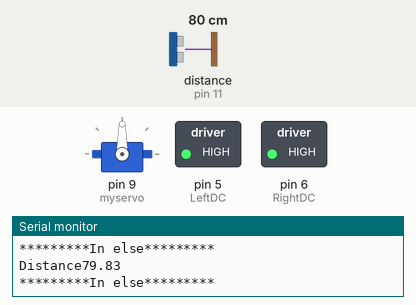
Bench run of a sketch on a simulated Arduino Uno, built with avr-gcc and run on an emulated ATmega328P. On the bench: servo, switched loads named in the sketch (green lamp = pin HIGH), the last lines printed to the serial monitor. Wiring (inferred from the names in the program): ultrasonic range finder: trigger pin 10; echo pin 11. Inputs (shaded band) come from the test bench; at power-on: distance to the obstacle (sensor on pin 11) 80 cm. The echo pulse lasts 58.3 µs per cm; pins used as bus, display or sensor lines are not drawn.

Above: at 1.8 s.
1.9 s: distance to the obstacle (sensor on pin 11) set to 39 cm
3.4 s: distance to the obstacle (sensor on pin 11) set to 35 cm
At 4.8 s:
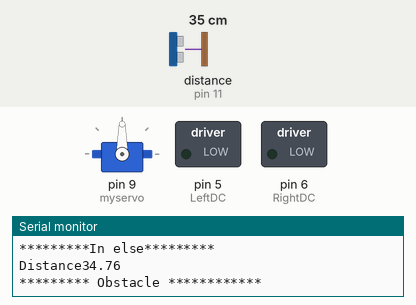
At 7.6 s:
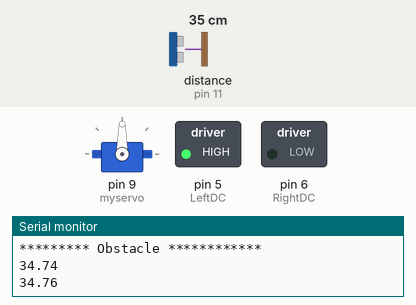
Timing chart, 0 to 13.5 s (numbered marks = the images above; inputs shaded):
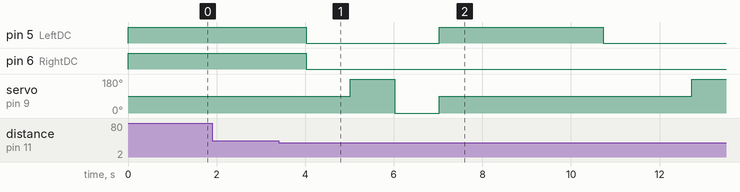

The sketch:

ObstacleAvoidingRobot.ino
```cpp
#include <Servo.h>
int triggerPin = 10;
int echoPin = 11;

int RightDC = 6;
int LeftDC = 5;

Servo myservo;  // create servo object to control a servo


void setup() {
  // put your setup code here, to run once:
  myservo.attach(9);
  pinMode(triggerPin, OUTPUT);
  pinMode(echoPin, INPUT);
  pinMode(RightDC, OUTPUT);
  pinMode(LeftDC, OUTPUT);
  Serial.begin(9600);
}


void loop() {
  // put your main code here, to run repeatedly:
  float duration;
  float distance, right=0, left=0;

  //digitalWrite(triggerPin, ); //triggering the wave(like blinking an LED)
 // delayMicroseconds(2);
  digitalWrite(triggerPin, HIGH);
  delayMicroseconds(10);
  digitalWrite(triggerPin, LOW);

  //stop=0;

  duration = pulseIn(echoPin, HIGH); //a special function for listening and waiting for the wave
  distance = (duration/2) / 29.1; //transforming the number to cm(if you want inches, you have to change the 29.1 with a suitable number


  Serial.print("Distance");
  Serial.println(distance);
  if(distance<35 )
  {
          Serial.println("********* Obstacle ************ ");
          digitalWrite(RightDC,LOW);
          digitalWrite(LeftDC, LOW);
          delay(1000);


          myservo.write(180);
          digitalWrite(triggerPin, HIGH);
          delayMicroseconds(10);
          digitalWrite(triggerPin, LOW);
          duration = pulseIn(echoPin, HIGH); //a special function for listening and waiting for the wave
          left = (duration/2) / 29.1; //transforming the number to cm(if you want inches, you have to change the 29.1 with a suitable number
          delay(1000);


          Serial.println(left);


          myservo.write(0);
          digitalWrite(triggerPin, HIGH);
          delayMicroseconds(10);
          digitalWrite(triggerPin, LOW);
          duration = pulseIn(echoPin, HIGH); //a special function for listening and waiting for the wave
          right = (duration/2) / 29.1; //transforming the number to cm(if you want inches, you have to change the 29.1 with a suitable number
          delay(1000);

          Serial.println(right);

          myservo.write(90);

          if(distance<35)
          {
          if(right > left)
          {
          digitalWrite(LeftDC, HIGH);
          delay(3700);
          digitalWrite(LeftDC,LOW);
          delay(1000);
          }
          else
          {
            digitalWrite(RightDC, HIGH);
          delay(3700);
          digitalWrite(RightDC,LOW);
          delay(1000);
          }
          }
  }
  else
  {
    Serial.println("*********In else*********");
    digitalWrite(RightDC,HIGH);
    digitalWrite(LeftDC,HIGH);
    delay(1000);
}
}
```

Measured:
- the behaviour switches between 36 and 35 cm on distance to the obstacle (sensor on pin 11) (found by bisection; images 0 and 1)
- after the input at 3.4 s, pin 5 (LeftDC): HIGH → LOW after 0.62 s, → HIGH 3.0 s later, → LOW 3.7 s later; pin 6 (RightDC): HIGH → LOW after 0.62 s; servo on pin 9 (myservo): 90° → 180° after 1.6 s, → 0° 1.0 s later, → 90° 1.0 s later, → 180° 5.7 s later
